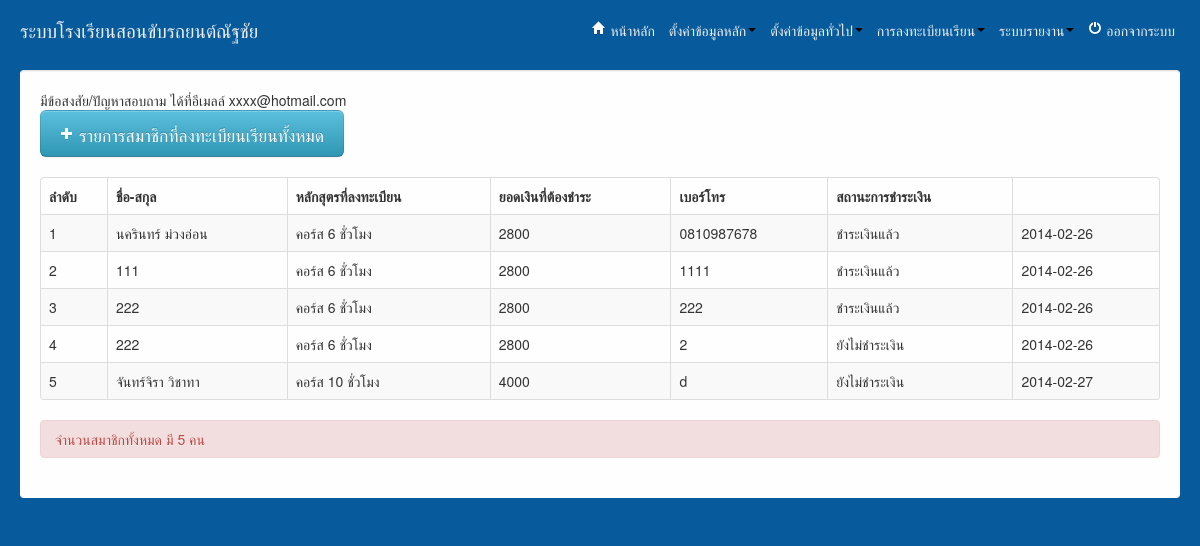
The app's page /admin/index.php?url=rpt_register.php (signed in) with its own data.
### tables this page shows
CREATE TABLE IF NOT EXISTS `tbregister` (
  `id` int(11) NOT NULL AUTO_INCREMENT,
  `username` varchar(50) NOT NULL,
  `password` varchar(50) NOT NULL,
  `name` varchar(255) NOT NULL,
  `addr` text NOT NULL,
  `email` varchar(50) NOT NULL,
  `tel` varchar(20) NOT NULL,
  `degree` varchar(255) NOT NULL,
  `r_day` date NOT NULL,
  `r_time` varchar(255) NOT NULL,
  `r_gear` varchar(250) NOT NULL,
  `r_car` varchar(255) NOT NULL,
  `course_id` int(11) NOT NULL,
  `payment` varchar(50) NOT NULL,
  `status` varchar(50) NOT NULL,
  `type` varchar(50) NOT NULL,
  `created` date NOT NULL,
  `FristPoint` int(11) NOT NULL,
  `EndPoint` int(11) NOT NULL,
  PRIMARY KEY (`id`)
);

CREATE TABLE IF NOT EXISTS `tbcourse` (
  `id` int(11) NOT NULL AUTO_INCREMENT,
  `c_name` varchar(250) NOT NULL,
  `c_time` int(5) NOT NULL,
  `c_price` int(5) NOT NULL,
  PRIMARY KEY (`id`)
);

### admin/rpt_register.php (the view, shortened to what this page needs)
<?php
$rs = mysql_query('SELECT * FROM tbregister ');
?>
<a href="#" class="btn btn-large btn-info"><i class="icon icon-plus icon-white"></i> รายการสมาชิกที่ลงทะเบียนเรียนทั้งหมด</a>
<br><br>
<table class="table table-bordered table-striped table-hover">
    <thead>
        <tr>
            <th width="50px">ลำดับ</th>
            <th>ชื่อ-สกุล</th>
            <th>หลักสุตรที่ลงทะเบียน</th>
            <th>ยอดเงินที่ต้องชำระ</th>
            <th>เบอร์โทร</th>
            <th>สถานะการชำระเงิน</th>
            <th></th>
        </tr>
    </thead>
    <tbody>
        <?php $i = 1;
        while ($val = mysql_fetch_assoc($rs)):
            ?>
            <tr>
                <td><?php echo $i++; ?></td>
                <td><?php echo $val['name']; ?></td>
                <?php
                $rs_c = mysql_query('SELECT * FROM tbcourse WHERE id = ' . $val['course_id']);
                while ($val_c = mysql_fetch_assoc($rs_c)):
                    ?>
                    <td><?php echo $val_c['c_name']; ?></td>
                     <td><?php echo $val_c['c_price']; ?></td>
    <?php endwhile; ?>
                <td><?php echo $val['tel']; ?></td>
                <td><?php echo $val['payment']; ?></td>
                <td><?php echo $val['created']; ?></td>
            </tr>
<?php endwhile; ?>
    </tbody>
</table>
<div class="alert alert-error">จำนวนสมาชิกทั้งหมด มี <?php echo $num = mysql_num_rows($rs);?> คน</div>

### admin/css/mycss.css (style rules this page uses)
* { margin: 0; padding: 0; }

### records on screen
tbregister: name "นครินทร์ ม่วงอ่อน", tel "0810987678", payment "ชำระเงินแล้ว", created "2014-02-26"
tbcourse: c_name "คอร์ส 6 ชั่วโมง", c_price "2800"
tbregister: name "111", tel "1111", payment "ชำระเงินแล้ว", created "2014-02-26"
tbregister: name "222", tel "222", payment "ชำระเงินแล้ว", created "2014-02-26"
tbregister: name "222", tel "2", payment "ยังไม่ชำระเงิน", created "2014-02-26"
tbregister: name "จันทร์จิรา วิชาทา", tel "d", payment "ยังไม่ชำระเงิน", created "2014-02-27"
tbcourse: c_name "คอร์ส 10 ชั่วโมง", c_price "4000"

### other values on screen
$num = mysql_num_rows($rs) "5"
